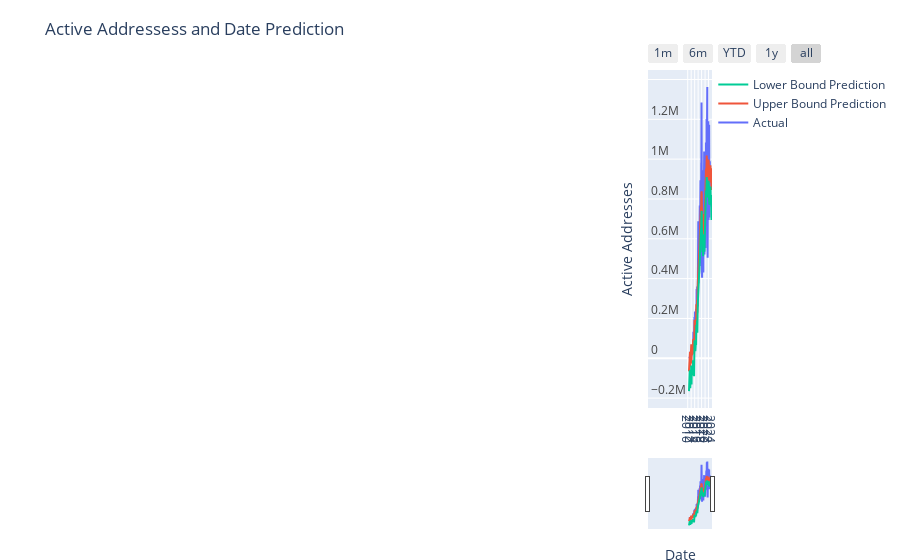

The notebook cell saved with this chart:
### Code cell
import plotly.express as px
import plotly.graph_objects as go

fig = go.Figure()
fig.add_trace(go.Scatter(name="Actual", x=df_train['ds'], y=df_train['y'], legendrank=4))
fig.add_trace(go.Scatter(name="Upper Bound Prediction", x=prediction['ds'], y=prediction['yhat'], legendrank=2))
fig.add_trace(go.Scatter(name="Lower Bound Prediction", x=prediction['ds'], y=prediction['yhat_lower'], legendrank=1))

fig.update_xaxes(
    rangeslider_visible = True,
    rangeselector = dict(
        buttons = list([
            dict(count = 1, label = "1m", step = "month", stepmode = "backward"),
            dict(count = 6, label = "6m", step = "month", stepmode = "backward"),
            dict(count = 1, label = "YTD", step = "year", stepmode = "todate"),
            dict(count = 1, label = "1y", step = "year", stepmode = "backward"),
            dict(step = "all")
        ])
    )
)
fig.update_layout(title_text='Active Addressess and Date Prediction')
fig.update_yaxes(ticklabelposition="inside top", title="Active Addresses")
fig.update_xaxes(ticklabelposition="inside top", title="Date")
fig.update_yaxes(nticks=15)
fig.update_xaxes(nticks=20)

fig.update_layout(
    margin=dict(l=20, r=100, t=70, b=20),
)

fig.show()
fig.write_html('../static/active_addressess.html')
